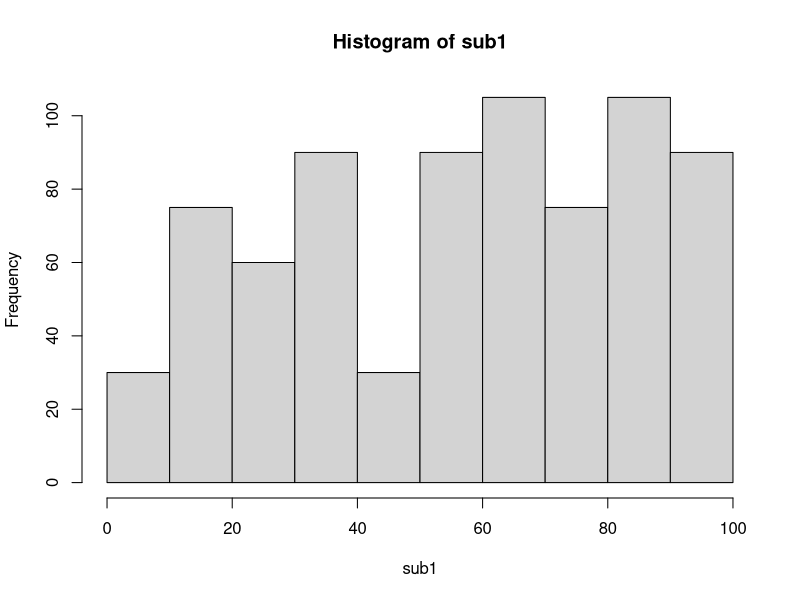
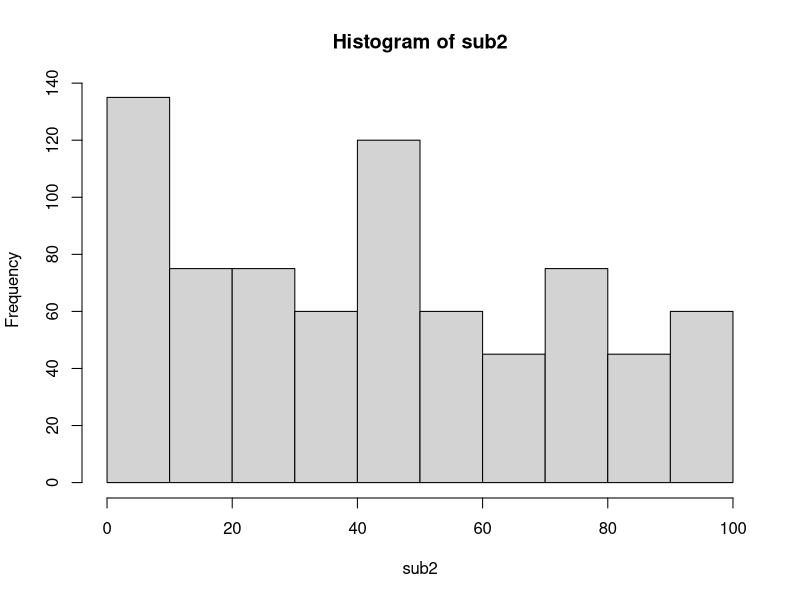
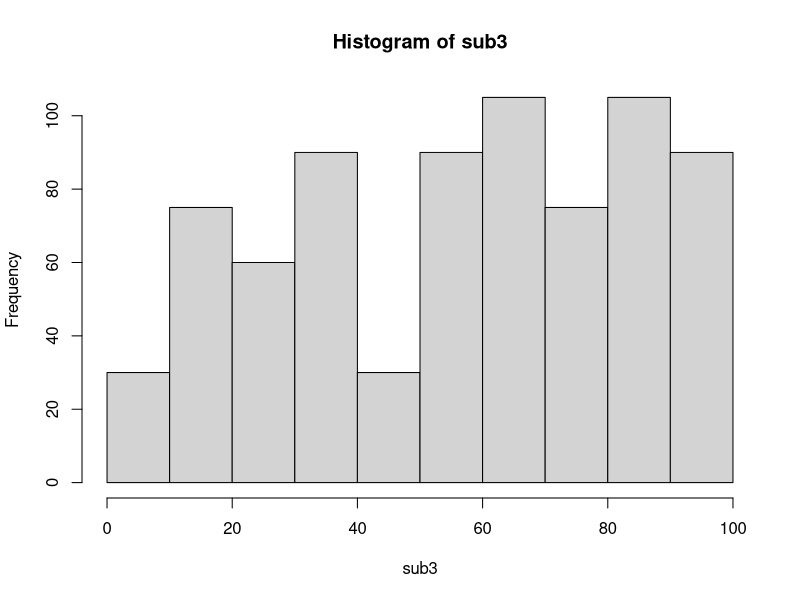
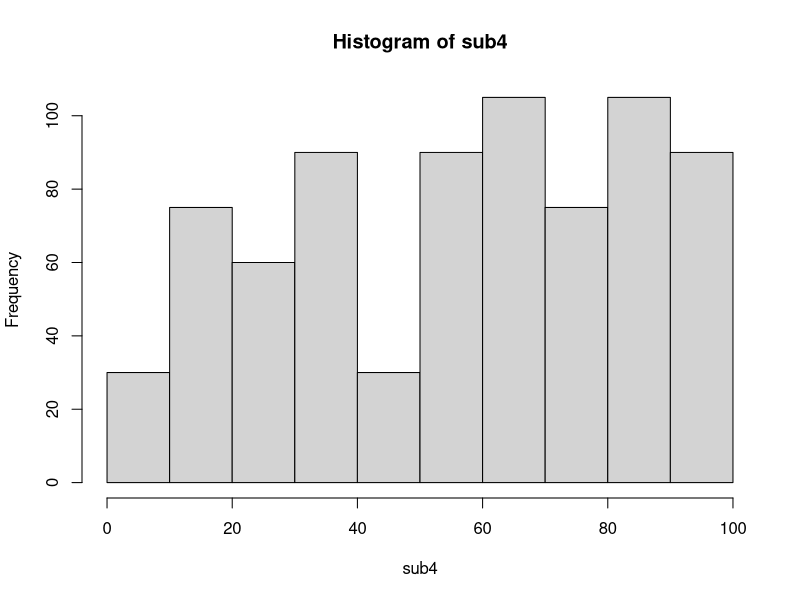
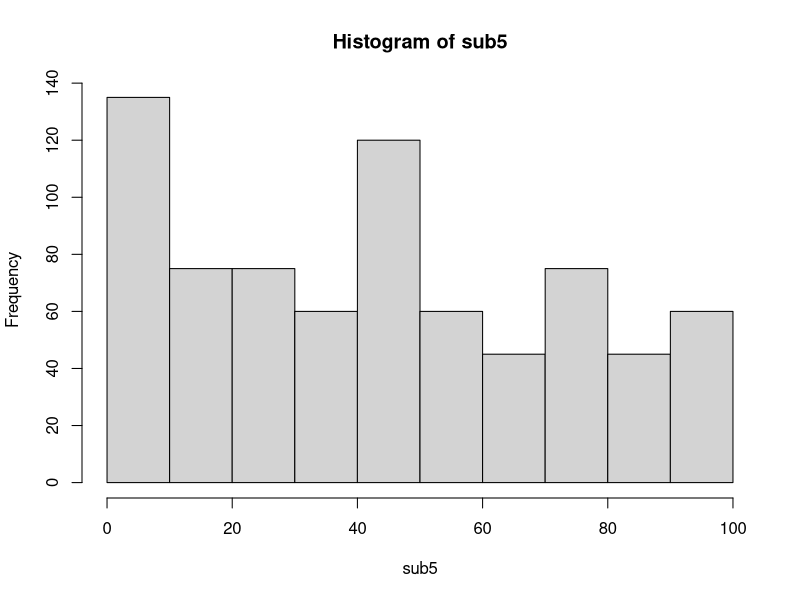
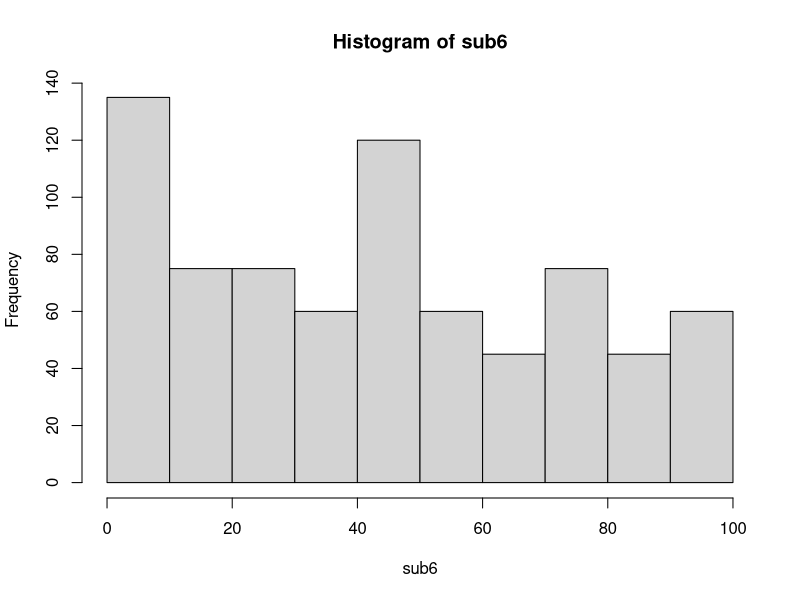
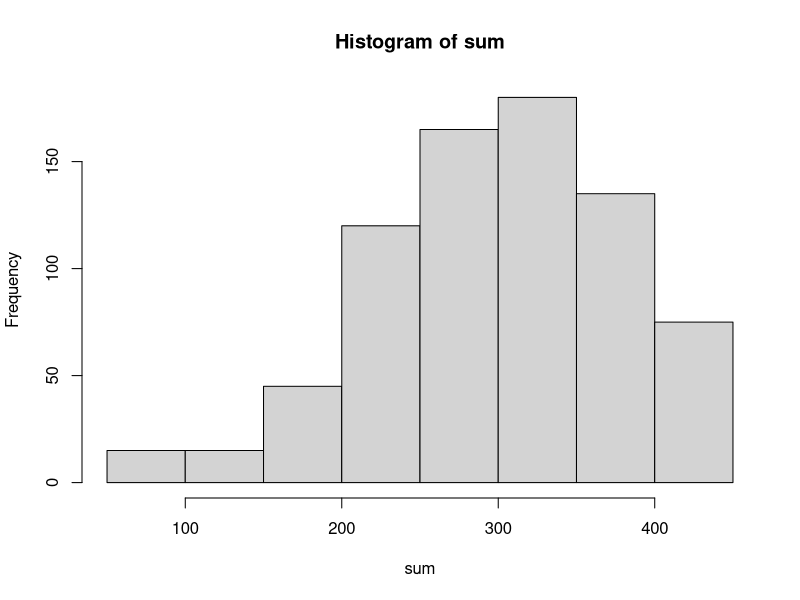

Write R code to recreate these figures, in order.
#question 1
#LCG equation
#x(i+1)=(a*x(i)+c)%%m
lcg<-function(seed_value, num_of_students)
{
  #assign random values to multiplier(a) and increment(c)
  a=1234
  c=1
  #the modulus value should give a range of 0-100, therefore taking m=101
  m=101
  marks<-vector(length=num_of_students)
  for(i in 1:num_of_students)
  {
    seed_value=(a*seed_value+c)%%m
    marks[i]=seed_value
  }
  return(marks)
  
}
#generating random marks between 0 to 100 for 6 subjects for 750 students
sub1<-lcg(123, 750)
sub2<-lcg(1001, 750)
sub3<-lcg(1123, 750)
sub4<-lcg(1023, 750)
sub5<-lcg(1223, 750)
sub6<-lcg(6969, 750)
sum<-sub1+sub2+sub3+sub4+sub5+sub6

#question 2
#mean, median and standard deviation of sub1
mean(sub1)
sd(sub1)
median(sub1)
#histogram
hist(sub1)

#mean, median and standard deviation of sub2
mean(sub2)
sd(sub2)
median(sub2)
#histogram
hist(sub2)

#mean, median and standard deviation of sub3
mean(sub3)
sd(sub3)
median(sub3)
#histogram
hist(sub3)

#mean, median and standard deviation of sub4
mean(sub4)
sd(sub4)
median(sub4)
#histogram
hist(sub4)

#mean, median and standard deviation of sub5
mean(sub5)
sd(sub5)
median(sub5)
#histogram
hist(sub5)

#mean, median and standard deviation of sub6
mean(sub6)
sd(sub6)
median(sub6)
#histogram
hist(sub6)

#mean, median and standard deviation of total marks
mean(sum)
sd(sum)
median(sum)
#histogram
hist(sum)

result<-data.frame(sub1, sub2, sub3, sub4, sub5, sub6, sum)

#question 3
#IQR=Q3-Q1
#Outliers: below Q1-1.5IQR and above Q3+1.5IQR
outlier<-function(data)
{
  q<-as.numeric(quantile(sub1))
  #IQR=Q3-Q1
  IQR=q[4]-q[2]
  #defining range for outliers
  min=q[2]-1.5*IQR
  max=q[4]+1.5*IQR
  
  for(val in data)
  {
    #print(val>max)
    if(val<min||val>max)
    {
      print("Outlier")
      print(val)
    }
  }
  return("Done")
}
#finding outliers in all the six subjects
outliersub1<-outlier(sub1)
outliersub2<-outlier(sub2)
outliersub3<-outlier(sub3)
outliersub4<-outlier(sub4)
outliersub5<-outlier(sub5)
outliersub6<-outlier(sub6)